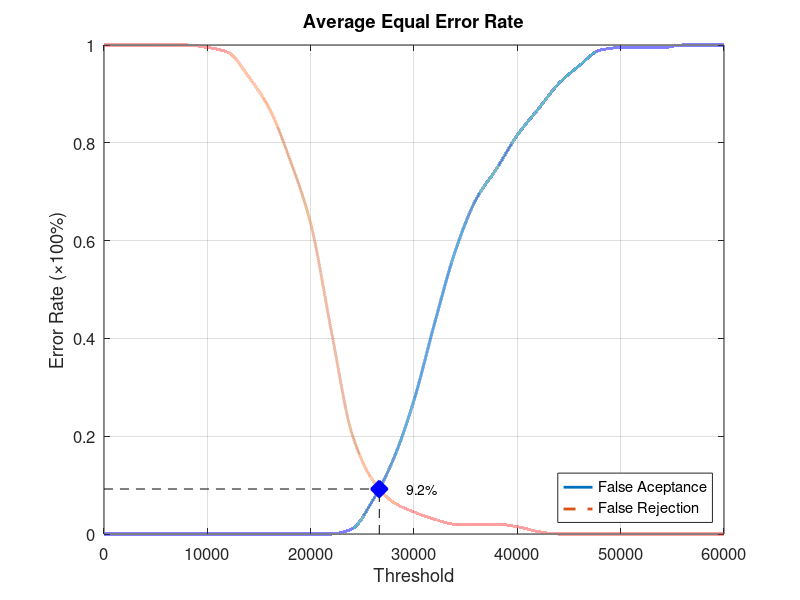
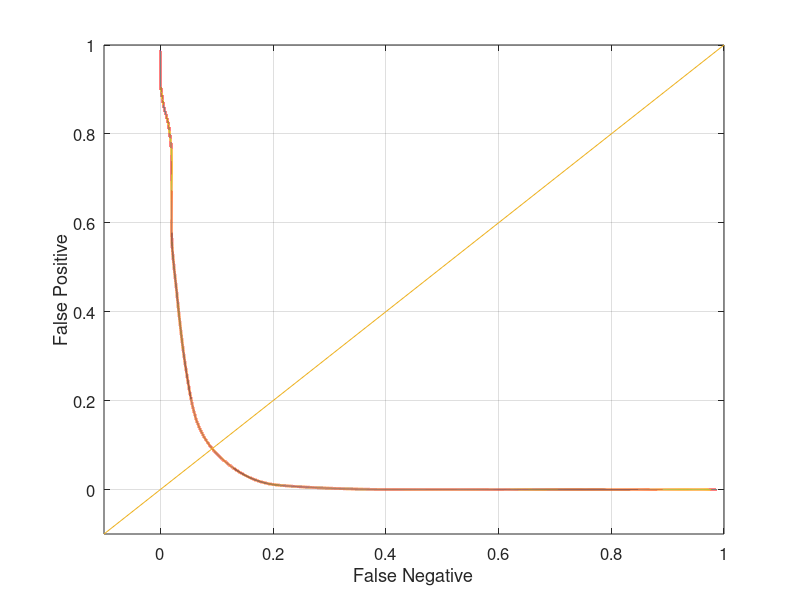

These figures' MATLAB source, in order:
function yEER = Database2_1
close all;
clear;
clc;
x = 0:2000:60000;
xq = 0:0.5:60000;

y0 = [0 0 0 0 0 0 0 0 0 0 0 0 0.0105263 0.0684211 0.152632 0.273684 0.431579 0.578947 0.684211 0.747368 0.815789 0.868421 0.921053 0.957895 0.989474 0.994737 0.994737 0.994737 1 1 1];
yy0 = interp1(x, y0, xq, 'pchip');
y1 = [1 1 1 1 1 0.995 0.985 0.935 0.87 0.765 0.635 0.415 0.205 0.11 0.065 0.045 0.03 0.02 0.02 0.02 0.015 0.005 0 0 0 0 0 0 0 0 0];
yy1 = interp1(x, y1, xq, 'pchip');

% Calculating EER: 
y2 = abs(y0 - y1);
find(y2 == min(y2))
yy2 = abs(yy0 - yy1);
xEER = find(yy2 == min(yy2));
xEERIndex = xq(xEER) % X-axis EER
yEER = yy0(xEER) % Y-axis EER

main = figure
plot(xq, yy0,'-','LineWidth', 2);	hold on
plot(xq, yy1,'--','LineWidth', 2);	hold on
plot([xEERIndex xEERIndex], [0 yEER], 'k--');	hold on
plot([0 xEERIndex], [yEER yEER], 'k--');	hold on
plot(xEERIndex, yEER, 'bx', 'LineWidth', 10);	hold on
text(xEERIndex + 10 * xEERIndex / 100, yEER, [num2str(round((10000 * yEER)) / 100) '%'])
legend('False Aceptance', 'False Rejection', 'Location', 'SouthEast')
xlabel('Threshold')
ylabel('Error Rate (\times100%)')
title('Average Equal Error Rate')
set(gca, 'FontSize', 12)
axis([0 60000 0 1])
grid on

print(main, 'Database2_1Main', '-dpng');
FNRxFPR = figure('Color', [1 1 1]);
plot(yy1, yy0, '-', yy1, yy0, 'LineWidth', 2);
hold on
y = -0.1:0.1:1
plot(y, y); 
set(gca, 'FontSize', 12)
xlabel('False Negative')
ylabel('False Positive')
axis([-0.1 1 -0.1 1])
set(gca, 'FontSize', 12)
grid on

print(FNRxFPR, 'Database2_1FNRxFPR','-dpng');
end
